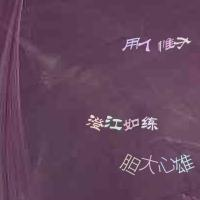
#> input picture KnowledgeMapping/PIL_OpenCV_Exp/opencvCode/47.jpg, 200 x 200 px
$ python '24-Canny边缘检测.py'
#> lines starting #> are read from the running program, lines starting #| are printed output that depends on the picture; after the words box and inside, x2 and y2 are one past the last pixel; in counts of white or black regions, pixels touching at a corner belong together
import cv2
import numpy as np
from matplotlib import pyplot as plt

img = cv2.imread('47.jpg', 0)
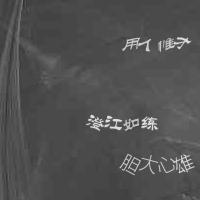
#> img: shape (200, 200); min 41, max 251, mean 81.1
edges = cv2.Canny(img, 100, 200, L2gradient=False)
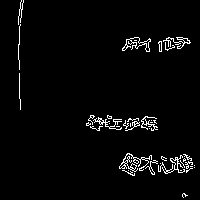
#> edges: shape (200, 200); 3% white in thin lines or dots, all inside (x1, y1, x2, y2) = (18, 0, 195, 198)

plt.subplot(121), plt.imshow(img, cmap='gray')
plt.title('original'), plt.xticks([]), plt.yticks([])
plt.subplot(122), plt.imshow(edges, cmap='gray')
plt.title('edge'), plt.xticks([]), plt.yticks([])

plt.show()
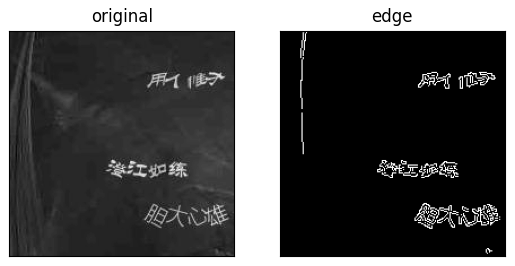
#> figure drawn by matplotlib, 2 panels

$ run again, with KnowledgeMapping/PIL_OpenCV_Exp/opencvCode/45.jpg copied over KnowledgeMapping/PIL_OpenCV_Exp/opencvCode/47.jpg
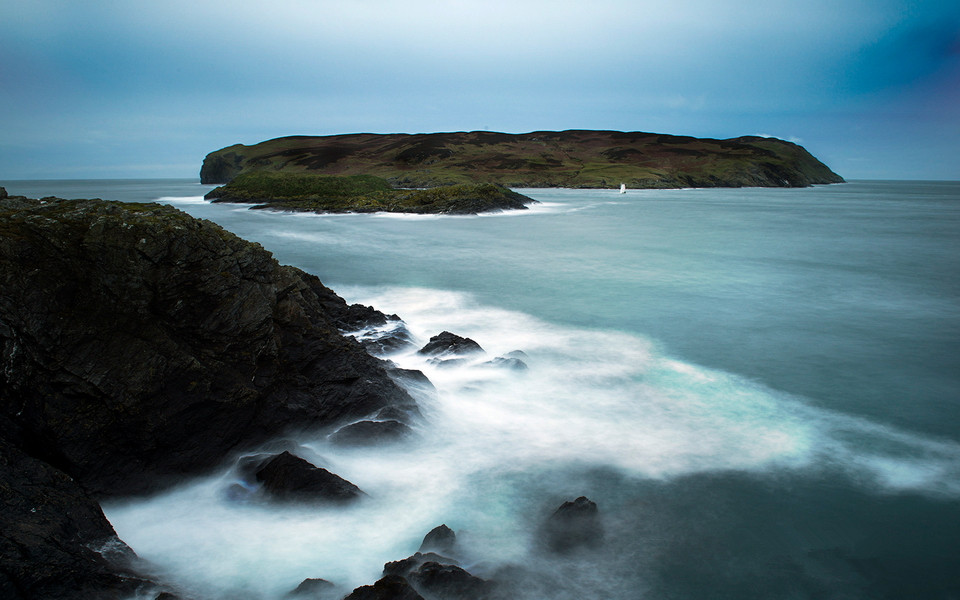
#> input picture KnowledgeMapping/PIL_OpenCV_Exp/opencvCode/45.jpg, 960 x 600 px
#> `edges = cv2.Canny(img, 100, 200, L2gradient=False)`:
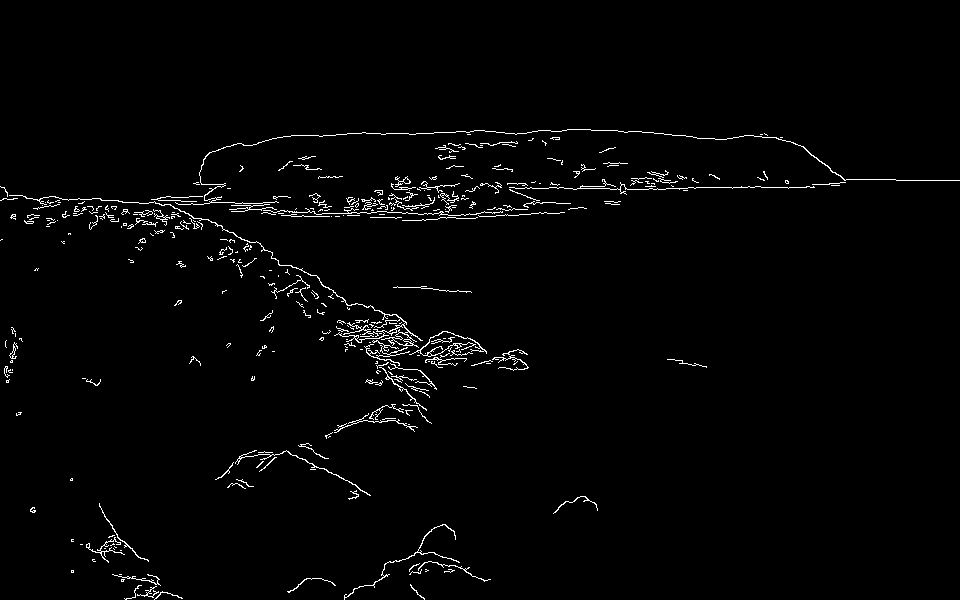
#> edges: shape (600, 960); 1.8% white in thin lines or dots, all inside (x1, y1, x2, y2) = (0, 129, 960, 600)
#> `plt.show()`:
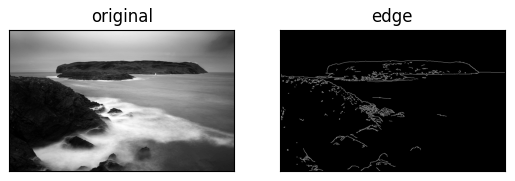
#> figure drawn by matplotlib, 2 panels

$ run again, with KnowledgeMapping/PIL_OpenCV_Exp/opencvCode/46.jpg copied over KnowledgeMapping/PIL_OpenCV_Exp/opencvCode/47.jpg
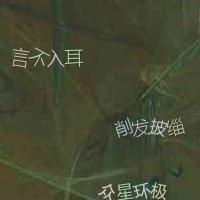
#> input picture KnowledgeMapping/PIL_OpenCV_Exp/opencvCode/46.jpg, 200 x 200 px
#> `edges = cv2.Canny(img, 100, 200, L2gradient=False)`:
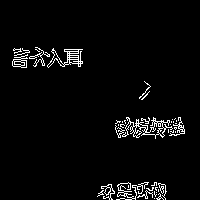
#> edges: shape (200, 200); 3.5% white in thin lines or dots, all inside (x1, y1, x2, y2) = (12, 47, 185, 200)
#> `plt.show()`:
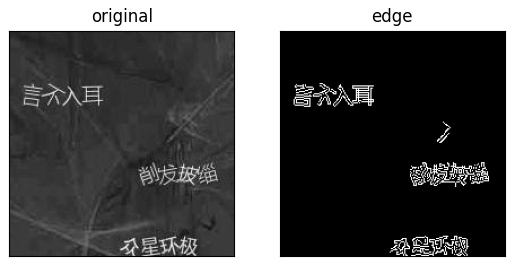
#> figure drawn by matplotlib, 2 panels

$ run again, with KnowledgeMapping/PIL_OpenCV_Exp/opencvCode/48.jpg copied over KnowledgeMapping/PIL_OpenCV_Exp/opencvCode/47.jpg
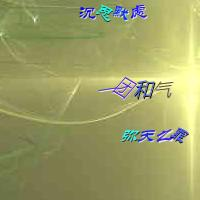
#> input picture KnowledgeMapping/PIL_OpenCV_Exp/opencvCode/48.jpg, 200 x 200 px
#> `edges = cv2.Canny(img, 100, 200, L2gradient=False)`:
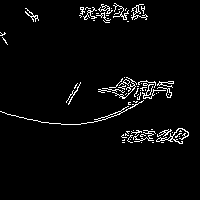
#> edges: shape (200, 200); 3.5% white in thin lines or dots, all inside (x1, y1, x2, y2) = (0, 3, 189, 144)
#> `plt.show()`:
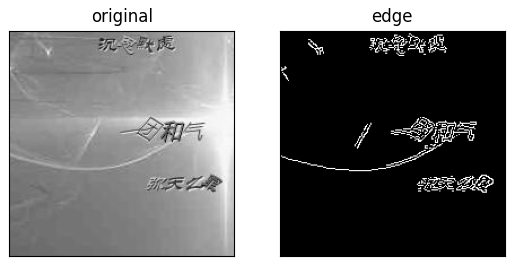
#> figure drawn by matplotlib, 2 panels
